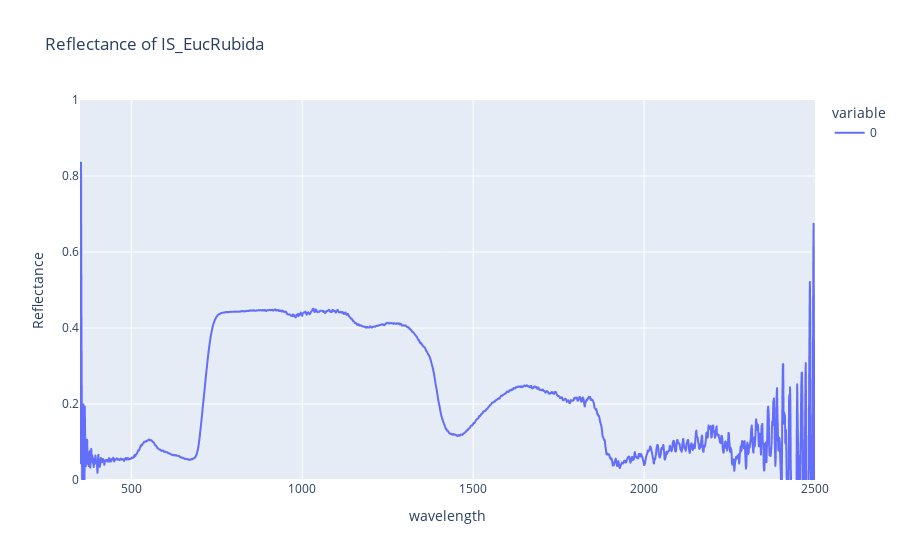

Notebook cell for this chart:
### Code cell
# White Reference
Ref_Rr = sphere_df.data[wr_ref].iloc[:,0]

# Stray Light
Ref_Id = sphere_df.data[sl_ref].iloc[:,0]

# Reference with leaf
Ref_Ir = sphere_df.data[leaf].iloc[:,0]

# Sample Reflectance
Ref_Is = sphere_df.data[leaf].iloc[:,3]

Rs = ((Ref_Is - Ref_Id)) / (Ref_Ir - Ref_Id) 

px.line(Rs, range_y=[0, 1], title=f'Reflectance of {target}', labels={'index':'Wavelength (nm)', 'value':'Reflectance'})

### Figure 1 — Plotly figure (JSON) as saved in the notebook; plotly's stock layout.template omitted (floating-point values rounded to 4 significant figures; data arrays with more than 128 entries replaced by an {"elided": "..."} marker saying what was removed)
{"data": [{"hovertemplate": "variable=0<br>wavelength=%{x}<br>Reflectance=%{y}<extra></extra>", "legendgroup": "0", "line": {"color": "#636efa", "dash": "solid"}, "marker": {"symbol": "circle"}, "mode": "lines", "name": "0", "showlegend": true, "type": "scattergl", "x": {"elided": "2151 int values"}, "xaxis": "x", "y": {"elided": "2151 float values"}, "yaxis": "y"}], "layout": {"legend": {"title": {"text": "variable"}, "tracegroupgap": 0}, "title": {"text": "Reflectance of IS_EucRubida"}, "xaxis": {"anchor": "y", "domain": [0, 1], "title": {"text": "wavelength"}}, "yaxis": {"anchor": "x", "domain": [0, 1], "range": [0, 1], "title": {"text": "Reflectance"}}}}
